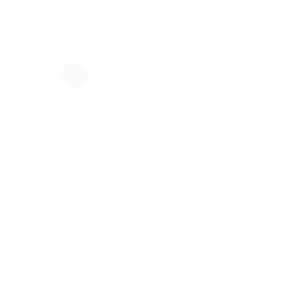
Frame 1 (no input)
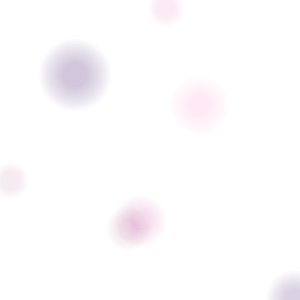
Frame 60 (no input)
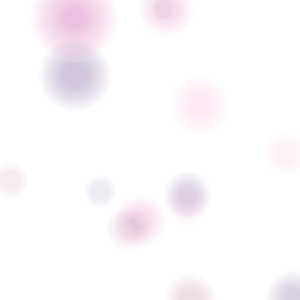
Frame 120 (the mouse pressed at the canvas centre since frame 60)

The p5.js sketch that drew these frames (run headless with seeded random() and noise() and a simulated clock; from frame 60 on, the mouse is pressed at the canvas centre):

// p5.js sketch
// ── sketch.js
var circ;
var c;
var step = 0;
var greens;
function setup() {
  createCanvas(300, 300);
  background(255);
  stroke(255, 255, 255, 50);
  // noStroke();
  greens =
  [color(10, 96, 115, 5),
    color(46, 157, 164, 5),
    color(70, 207, 208, 5),
  color(138, 245, 214, 5)];
  circ = new Circle(width/4, height/4, 25);
  cs = [
    color(73, 10, 115, 5),
    color(164, 46, 124, 5),
    color(208, 70, 159, 5),
  color(245, 138, 184, 5),
  color(73, 10, 115, 5),
    color(164, 46, 124, 5),
    color(208, 70, 159, 5),
  color(245, 138, 184, 5),
  color(73, 10, 115, 5),
    color(164, 46, 124, 5),
    color(208, 70, 159, 5),
  color(245, 138, 184, 5),
  color(73, 10, 115, 5),
    color(164, 46, 124, 5),
    color(208, 70, 159, 5),
  color(245, 138, 184, 5),
  color(73, 10, 115, 5),
    color(164, 46, 124, 5),
    color(208, 70, 159, 5),
  color(245, 138, 184, 5),
  color(73, 10, 115, 5),
    color(164, 46, 124, 5),
    color(208, 70, 159, 5),
  color(245, 138, 184, 5),
  color(73, 10, 115, 5),
    color(164, 46, 124, 5),
    color(208, 70, 159, 5),
  color(245, 138, 184, 5),
  color(73, 10, 115, 5),
    color(164, 46, 124, 5),
    color(208, 70, 159, 5),
  color(245, 138, 184, 5),
  color(73, 10, 115, 5),
    color(164, 46, 124, 5),
    color(208, 70, 159, 5),
  color(245, 138, 184, 5),
  color(73, 10, 115, 5),
    color(164, 46, 124, 5),
    color(208, 70, 159, 5),
  color(245, 138, 184, 5),
  color(73, 10, 115, 5),
    color(164, 46, 124, 5),
    color(208, 70, 159, 5),
  color(245, 138, 184, 5),
  color(73, 10, 115, 5),
    color(164, 46, 124, 5),
    color(208, 70, 159, 5),
  color(245, 138, 184, 5),
  color(73, 10, 115, 5),
    color(164, 46, 124, 5),
    color(208, 70, 159, 5),
  color(245, 138, 184, 5),
  color(73, 10, 115, 5),
    color(164, 46, 124, 5),
    color(208, 70, 159, 5),
  color(245, 138, 184, 5),
  color(73, 10, 115, 5),
    color(164, 46, 124, 5),
    color(208, 70, 159, 5),
  color(245, 138, 184, 5),
  color(73, 10, 115, 5),
    color(164, 46, 124, 5),
    color(208, 70, 159, 5),
  color(245, 138, 184, 5),
  color(73, 10, 115, 5),
    color(164, 46, 124, 5),
    color(208, 70, 159, 5),
  color(245, 138, 184, 5),
  color(73, 10, 115, 5),
    color(164, 46, 124, 5),
    color(208, 70, 159, 5),
  color(245, 138, 184, 5),
  color(73, 10, 115, 5),
    color(164, 46, 124, 5),
    color(208, 70, 159, 5),
  color(245, 138, 184, 5),
  color(73, 10, 115, 5),
    color(164, 46, 124, 5),
    color(208, 70, 159, 5),
  color(245, 138, 184, 5),
  color(73, 10, 115, 5),
    color(164, 46, 124, 5),
    color(208, 70, 159, 5),
  color(245, 138, 184, 5),
  color(73, 10, 115, 5),
    color(164, 46, 124, 5),
    color(208, 70, 159, 5),
  color(245, 138, 184, 5),
  color(73, 10, 115, 5),
    color(164, 46, 124, 5),
    color(208, 70, 159, 5),
  color(245, 138, 184, 5),
  color(73, 10, 115, 5),
    color(164, 46, 124, 5),
    color(208, 70, 159, 5),
  color(245, 138, 184, 5),
  color(73, 10, 115, 5),
    color(164, 46, 124, 5),
    color(208, 70, 159, 5),
  color(245, 138, 184, 5)
  ];
}

function draw() {
  // background(255);
  fill(cs[step]);
  circ.show();
  circ.grow(8, random(width));
}

function Circle(x, y, rad) {
  this.x = x;
  this.y = y;
  this.rad = rad;
}

Circle.prototype.grow = function(size, wid) {
  if (this.rad < sqrt(2*(wid*wid))) {
    this.rad = this.rad + size/2;
  } else {
    this.x = random(width);
    this.y = random(height);
    this.rad = 20;
    step++;
  }
}

Circle.prototype.show = function() {
  ellipse(this.x, this.y, this.rad, this.rad);
}
